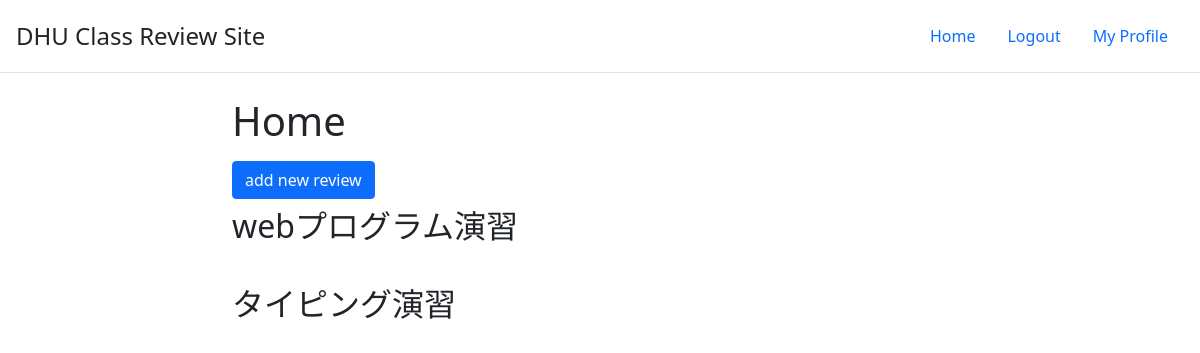
Before: / (signed in) with the older database file.
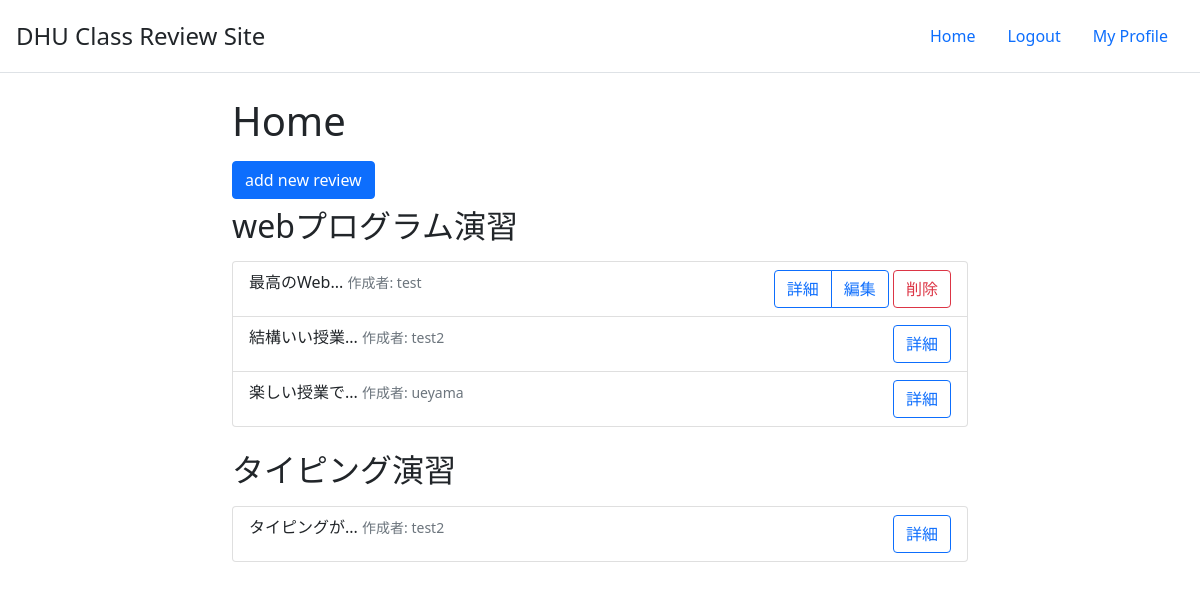
After: the same page with the newer database file.
### tables this page shows
CREATE TABLE classes(class_id, title, teacher);

CREATE TABLE users(user_id, name, password_hash, img_path TEXT);

### app.py (the view)
    def wrapper(*args, **kwargs):
        if "user_id" not in session:
            return redirect("/login")
        return func(*args, **kwargs)

### app.py (called while the page is built)
def login_required(func):
    def wrapper(*args, **kwargs):
        if "user_id" not in session:
            return redirect("/login")
        return func(*args, **kwargs)
    wrapper.__name__ = func.__name__
    return wrapper

@app.route("/", methods=["GET"])
@login_required
def home():
    db = DbWrapper()
    classes_raw = db.execute("SELECT * FROM classes")
    ClassTuple = namedtuple("ClassTuple", ["class_id", "title", "teacher"])
    classes = []
    for class_raw in classes_raw:
        classes.append(ClassTuple._make(class_raw)._asdict())
    reviews = db.get_review_list()
    return render_template(
        "index.html", classes=classes, reviews=reviews, user_id=session['user_id'], is_signin=True, error_message=request.args.get("error_message")
    )

### db.py (called while the page is built)
    def __del__(self):
        self.db_connection.close()

    def execute(self, sql: str):
        print("execute:" + sql)
        if sql.startswith("SELECT"):
            self.db.execute(sql)
            return self.db.fetchall()
        if sql.startswith("INSERT") or sql.startswith("DELETE") or sql.startswith("UPDATE"):
            self.db.execute(sql)
            self.db_connection.commit()

    def get_review_list(self):
        reviews_raw = self.execute("SELECT * FROM reviews")
        reviews = []
        for review_raw in reviews_raw:
            review = {}
            review["review_id"] = review_raw[0]
            review["user_id"] = review_raw[1]
            review["class_id"] = review_raw[2]
            review["written_by"] = self.execute(
                f"SELECT name FROM users WHERE user_id={review['user_id']}")[0][0]
            comment = review_raw[3]
            if len(comment) > 6:
                comment = comment[0:6]
                comment += "..."
            review["short_description"] = comment
            review["description"] = review_raw[3]
            reviews.append(review)
        return reviews

### templates/index.html (shortened to what this page needs)
{% extends "layout.html" %}
{% block content %}
    <div class="row justify-content-md-center">
        <div class="col-8">
            <h1>Home</h1>
            <a class="btn btn-primary my-2" href="/review/post">add new review</a>
            {% for class in classes %}
                <div class="mb-4">
                    <h2 class="mb-3">{{ class.title }}</h2>
                    <ul class="list-group">
                        {% for review in reviews %}
                            {% if review.class_id == class.class_id %}
                                <li class="list-group-item">
                                    <div class="row">
                                        <div class="col">
                                            {{ review.short_description }}
                                            <small class="text-muted">作成者: {{ review.written_by }}</small>
                                        </div>
                                        <div class="col-auto">
                                            <div class="btn-group col-auto" role="group" aria-label="label">
                                                <a class="btn btn-outline-primary" href="/review/{{ review.review_id }}">詳細</a>
                                                {% if review.user_id == user_id %}
                                                    <a class="btn btn-outline-primary"
                                                       href="/review/edit/{{ review.review_id }}">編集</a>
                                                </div>
                                                <a class="btn btn-outline-danger"
                                                   href="/review/delete/{{ review.review_id }}">削除</a>
                                            {% else %}
                                            </div>
                                        {% endif %}
                                    </div>
                                </div>
                            </li>
                        {% endif %}
                    {% endfor %}
                </ul>
            </div>
        {% endfor %}
    </div>
</div>
{% endblock %}

### templates/layout.html (shortened to what this page needs)
<!DOCTYPE html>
<html lang="ja">
    <head>
        <link rel="stylesheet"
              href="https://unpkg.com/modern-css-reset/dist/reset.min.css"/>
        <link href="https://cdn.jsdelivr.net/npm/bootstrap@5.0.2/dist/css/bootstrap.min.css"
              rel="stylesheet"
/>
    </head>
    <body>
        <header class="d-flex flex-wrap justify-content-center p-3 mb-4 border-bottom">
            <a class="d-flex align-items-center mb-3 mb-md-0 me-md-auto text-dark text-decoration-none"
               href="/">
                <span class="fs-4">DHU Class Review Site</span>
            </a>
            <ul class="nav nav-pills">
                {% if is_signin %}
                    <li class="nav-item">
                        <a class="nav-link" href="/">Home</a>
                    </li>
                    <li class="nav-item">
                        <a class="nav-link" href="/logout">Logout</a>
                    </li>
                    <li class="nav-item">
                        <a class="nav-link" href="/profile">My Profile</a>
                    </li>
                {% else %}
                    <li class="nav-item">
                        <a class="nav-link" href="/login">Login</a>
                    </li>
                {% endif %}
            </ul>
        </header>
        <div class="container" id="content">
            {% block content %}{% endblock %}
        </div>
    </body>
</html>

Changed rows visible on the page:
now on this page (row edited): users: written_by "test"
now on this page (row edited): users: written_by "test2" "test2"
now on this page (row edited): users: written_by "ueyama"
Other visible differences:
new list line: "最高のWeb... 作成者: 詳細 編集 削除"
new list line: "結構いい授業... 作成者: 詳細"
new list line: "楽しい授業で... 作成者: 詳細"
new list line: "タイピングが... 作成者: 詳細"
